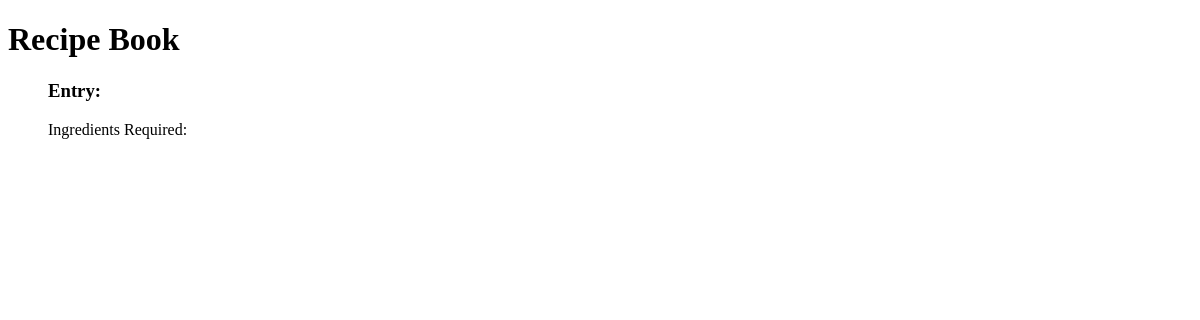
The page /recipe/1/ on the database as committed earlier.
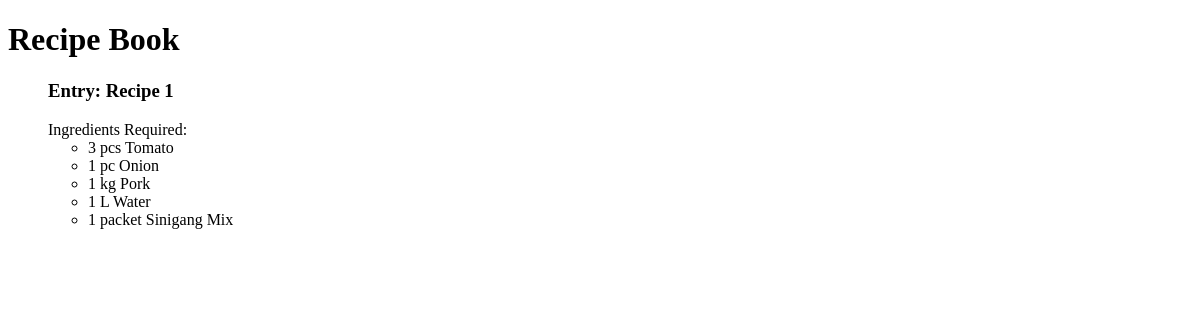
The same page on the database as committed later.
### ledger/models.py (models this page shows, shortened)
class Recipe(models.Model):
    name = models.CharField(max_length=50)
    class Meta:
        ordering = ['name']
        unique_together = ['name']
        verbose_name = 'recipe'
        verbose_name_plural = 'recipes'

class RecipeIngredient(models.Model):
    quantity = models.CharField(max_length=50)
    ingredient = models.ForeignKey(Ingredient, on_delete = models.CASCADE, related_name = 'recipe')
    recipe = models.ForeignKey(Recipe, on_delete = models.CASCADE, related_name = 'ingredient')

class Ingredient(models.Model):
    name = models.CharField(max_length=50)
    class Meta:
        ordering = ['name']
        unique_together = ['name']
        verbose_name = 'ingredient'
        verbose_name_plural = 'ingredients'

### ledger/views.py (the view)
# urls.py: path('recipe/<int:num>/', recipeEntry, name="recipeEntry"),
def recipeEntry(request,num=-1):
    if num in range(1,3):
        recipeingredients = RecipeIngredient.objects.filter(recipe__name="Recipe "+str(num))
    else:
        return HttpResponse(loader.get_template("404.html").render())
    return render(request, "recipeEntry.html", {'recipeingredients':recipeingredients})

### ledger/templates/recipeEntry.html (shortened to what this page needs)
<!DOCTYPE html>
<html lang = "en-US">
{% with recipeentry=recipeingredients.0.recipe.name %}
<head>
</head>
<body>
	<div id="content">
		<h1>Recipe Book</h1>
		<ul>
			<h3>Entry: <b>{{ recipeentry }}</b></h3>
			Ingredients Required:
			<ul>
			{% for item in recipeingredients %}
				<li>
					{{ item.quantity }} {{ item.ingredient.name }}
				</li>
			{% endfor %}
			</ul>
		</ul>
	</div>
</body>
{% endwith %}
</html>

Rows that differ between the two databases and show on the page:
added Recipe: name "Recipe 1"
added RecipeIngredient: quantity "3 pcs", ingredient.name "Tomato"
added RecipeIngredient: quantity "1 pc", ingredient.name "Onion"
added RecipeIngredient: quantity "1 kg", ingredient.name "Pork"
added RecipeIngredient: quantity "1 L", ingredient.name "Water"
added RecipeIngredient: quantity "1 packet", ingredient.name "Sinigang Mix"
